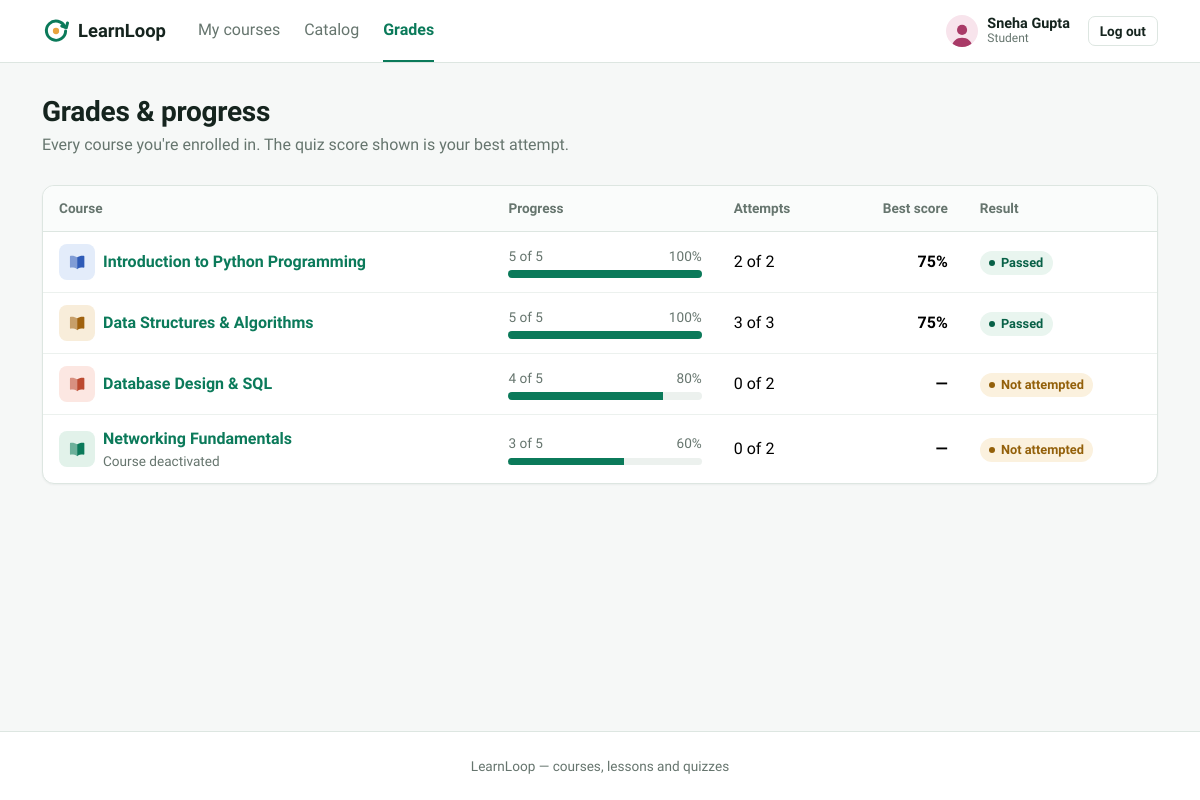
Page /index.php?route=student/grades (signed in) on the committed database.
### tables this page shows
CREATE TABLE enrollments (
    id            INT AUTO_INCREMENT PRIMARY KEY,
    student_id    INT NOT NULL,
    course_id     INT NOT NULL,
    enrolled_at   DATETIME NOT NULL DEFAULT CURRENT_TIMESTAMP,
    FOREIGN KEY (student_id) REFERENCES users(id) ON DELETE CASCADE,
    FOREIGN KEY (course_id) REFERENCES courses(id) ON DELETE CASCADE,
    UNIQUE KEY uniq_student_course (student_id, course_id)
);

CREATE TABLE courses (
    id              INT AUTO_INCREMENT PRIMARY KEY,
    title           VARCHAR(150) NOT NULL,
    description     TEXT NULL,
    instructor_id   INT NOT NULL,
    status          ENUM('active','inactive') NOT NULL DEFAULT 'active',
    created_at      TIMESTAMP NOT NULL DEFAULT CURRENT_TIMESTAMP,
    FOREIGN KEY (instructor_id) REFERENCES users(id),
    KEY idx_courses_instructor (instructor_id),
    KEY idx_courses_status (status)
);

CREATE TABLE quizzes (
    id                    INT AUTO_INCREMENT PRIMARY KEY,
    course_id             INT NOT NULL,
    title                 VARCHAR(150) NOT NULL,
    pass_threshold_pct    INT NOT NULL DEFAULT 60,
    max_attempts          INT NOT NULL DEFAULT 2,
    created_at            TIMESTAMP NOT NULL DEFAULT CURRENT_TIMESTAMP,
    FOREIGN KEY (course_id) REFERENCES courses(id) ON DELETE CASCADE,
    UNIQUE KEY uniq_course_quiz (course_id)
);

CREATE TABLE quiz_attempts (
    id                INT AUTO_INCREMENT PRIMARY KEY,
    quiz_id           INT NOT NULL,
    student_id        INT NOT NULL,
    attempt_number    INT NOT NULL,
    score_pct         DECIMAL(5,2) NOT NULL,
    passed            TINYINT(1) NOT NULL,
    started_at        DATETIME NOT NULL,
    submitted_at      DATETIME NOT NULL,
    FOREIGN KEY (quiz_id) REFERENCES quizzes(id) ON DELETE CASCADE,
    FOREIGN KEY (student_id) REFERENCES users(id) ON DELETE CASCADE,
    KEY idx_attempts_quiz_student (quiz_id, student_id)
);

### app/views/student/grades.php (the view, shortened to what the rows shown need)
<?php $pageTitle = 'Grades'; require __DIR__ . '/../partials/header.php'; require __DIR__ . '/../partials/navbar.php'; ?>
<div class="ll-page-head">
    <div>
        <h1 class="ll-page-title">Grades &amp; progress</h1>
    </div>
</div>
<div class="card">
    <div class="table-responsive">
        <table class="table table-hover">
            <thead>
                <tr><th>Course</th><th>Progress</th><th>Attempts</th><th class="num">Best score</th><th>Result</th></tr>
            </thead>
            <tbody>
                <?php foreach ($enrollments as $en): ?>
                    <tr>
                        <td>
                            <div class="d-flex align-items-center gap-2">
                                <?= course_cover((int)$en['course_id'], $en['title'], 'sm') ?>
                                <div class="min-w-0">
                                    <a href="/index.php?route=student/courses/view&id=<?= (int)$en['course_id'] ?>" class="fw-semibold"><?= e($en['title']) ?></a>
                                    <?php if ($en['course_status'] === 'inactive'): ?><div class="ll-cell-sub">Course deactivated</div><?php endif; ?>
                                </div>
                            </div>
                        </td>
                        <td style="min-width:170px;">
                            <div class="ll-progress-label mb-1"><span class="tnum"><?= $en['completed_lessons'] ?> of <?= (int)$en['lesson_count'] ?></span><span class="tnum"><?= (int)$en['progress_pct'] ?>%</span></div>
                            <div class="progress"><div class="progress-bar" style="width: <?= (int)$en['progress_pct'] ?>%"></div></div>
                        </td>
                        <td class="tnum"><?= $en['quiz'] ? $en['attempts_used'] . ' of ' . (int)$en['quiz']['max_attempts'] : '—' ?></td>
                        <td class="num fw-semibold"><?= $en['best_attempt'] ? format_pct($en['best_attempt']['score_pct']) : '—' ?></td>
                        <td>
                            <?php if (!$en['quiz']): ?>
                                <span class="text-secondary">No quiz</span>
                            <?php elseif (!$en['best_attempt']): ?>
                                <span class="badge-status badge-pending">Not attempted</span>
                            <?php elseif ($en['best_attempt']['passed']): ?>
                                <span class="badge-status badge-pass">Passed</span>
                            <?php else: ?>
                                <span class="badge-status badge-fail">Not passed</span>
                            <?php endif; ?>
                        </td>
                    </tr>
                <?php endforeach; ?>
            </tbody>
        </table>
    </div>
</div>
<?php require __DIR__ . '/../partials/footer.php'; ?>

### core/helpers.php (shortened to what the rows shown need)
<?php
function e(?string $value): string
{
    return htmlspecialchars($value ?? '', ENT_QUOTES, 'UTF-8');
}
function percent(int $part, int $whole): int
{
    return (int)round(($part / $whole) * 100);
}
function format_pct($value): string
{
    $rounded = round((float)$value, 1);
    return rtrim(rtrim(number_format($rounded, 1, '.', ''), '0'), '.') . '%';
}
function avatar_tint(?int $id, string $name = ''): int
{
    return $id !== null && $id > 0 ? $id % 8 : abs(crc32($name)) % 8;
}
function course_cover(int $courseId, string $title, string $size = ''): string
{
    $svg = '<svg viewBox="0 0 48 48" aria-hidden="true">'
        . '<path d="M24 13.5c-3.6-2.6-8.4-3.7-14-3.3a1.6 1.6 0 0 0-1.5 1.6v22.4c0 .9.8 1.7 1.7 1.6 5.2-.3 9.8.7 13.8 3.2z" opacity=".55"/>'
        . '<path d="M24 13.5c3.6-2.6 8.4-3.7 14-3.3 .8.1 1.5.8 1.5 1.6v22.4c0 .9-.8 1.7-1.7 1.6-5.2-.3-9.8.7-13.8 3.2z"/>'
        . '</svg>';
    return '<span class="course-cover ' . e($size) . ' tint-' . avatar_tint($courseId, $title) . '" role="img" aria-label="' . e($title) . '">' . $svg . '</span>';
}

### rows in the picture
enrollments: course.title "Introduction to Python Programming", completed_lessons "5", lesson_count "5", progress_pct "100", attempts_used "2", shows "Passed"
quizzes: max_attempts "2"
quiz_attempts: score_pct "75%"
enrollments: course.title "Data Structures & Algorithms", completed_lessons "5", lesson_count "5", progress_pct "100", attempts_used "3", shows "Passed"
quizzes: max_attempts "3"
quiz_attempts: score_pct "75%"
enrollments: course.title "Database Design & SQL", course "4", lesson_count "5", progress_pct "80", attempts_used "0", shows "Not attempted"
quizzes: max_attempts "2"
enrollments: course.title "Networking Fundamentals", shows "Course deactivated", completed_lessons "3", lesson_count "5", progress_pct "60", attempts_used "0", shows "Not attempted"
quizzes: max_attempts "2"

### other values in the picture
$label "My courses"
$label "Catalog"
$label "Grades"
Auth::name() "Sneha Gupta"
$roleLabel "Student"
